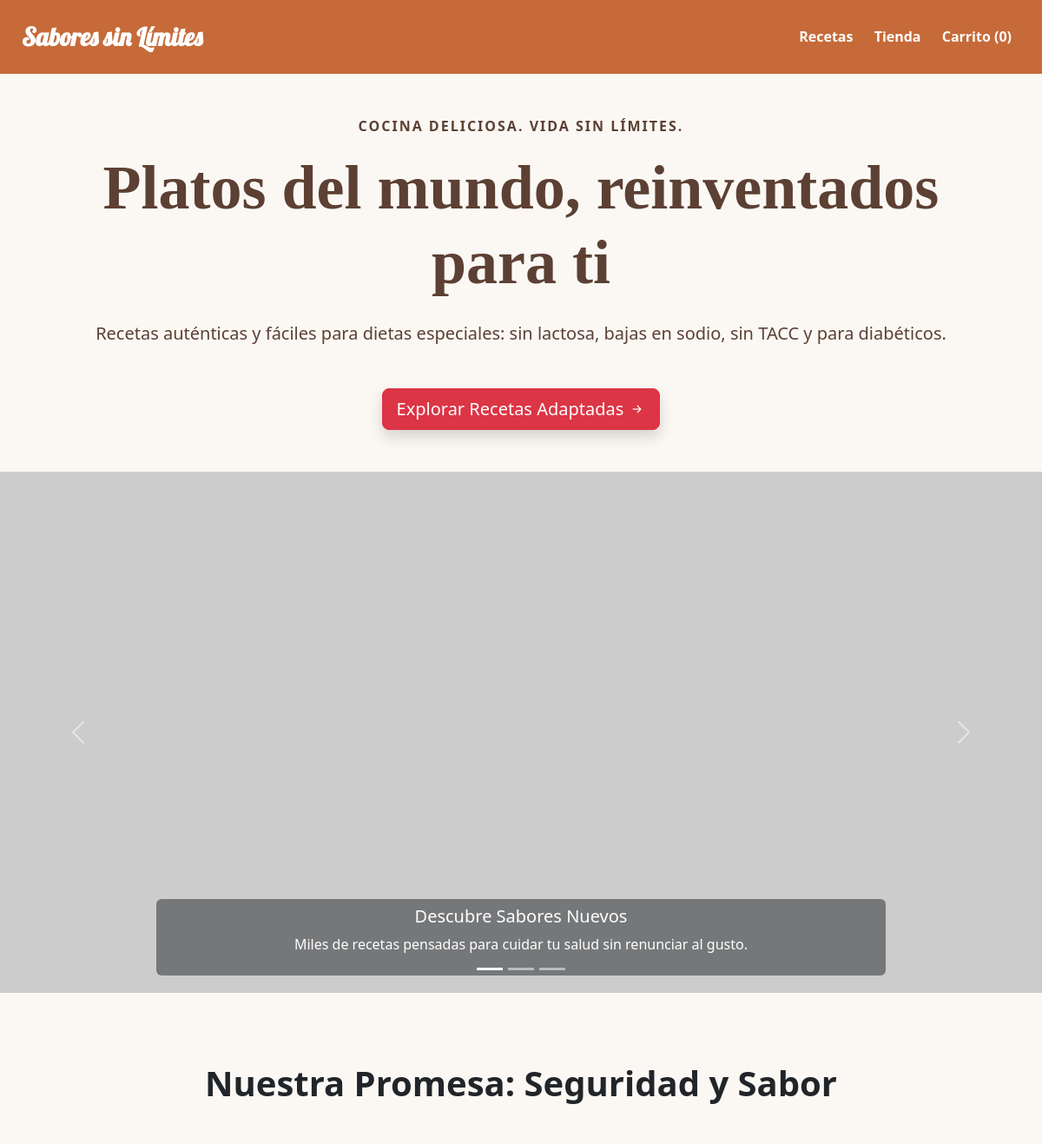
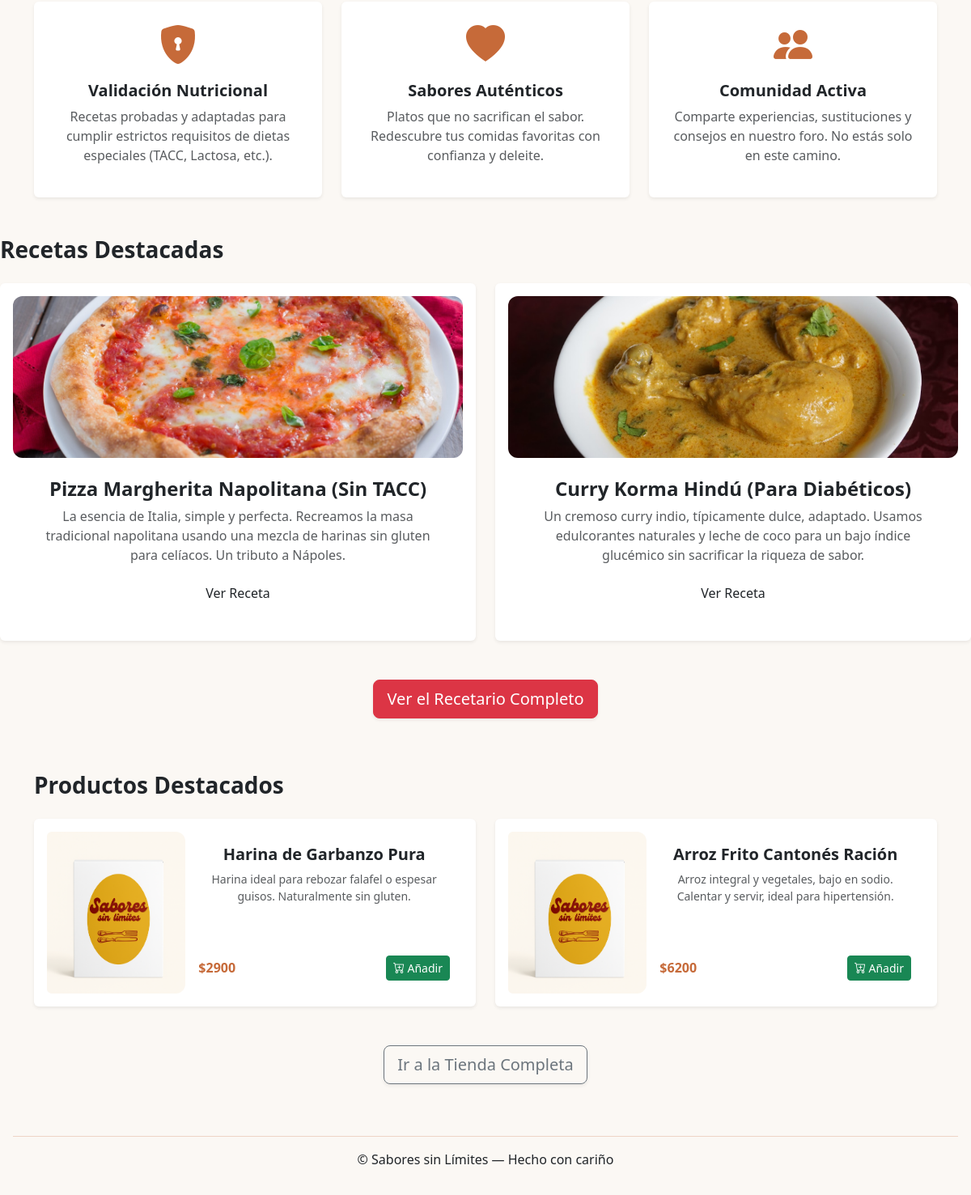
The page / on the database its author committed (2 pictures, top to bottom).
### tables this page shows
CREATE TABLE recipes (
    id INTEGER PRIMARY KEY AUTOINCREMENT,
    title TEXT NOT NULL,
    description TEXT NOT NULL,
    image TEXT NOT NULL,
    type TEXT NOT NULL,
    nutrition TEXT,
    ingredients TEXT,
    instructions TEXT 
);

CREATE TABLE products (
    id INTEGER PRIMARY KEY AUTOINCREMENT,
    name TEXT NOT NULL,
    description TEXT,
    image TEXT,
    tipo_dieta TEXT,
    category TEXT,
    price INT
);

### app.py (the view)
@app.route("/")
def index():
    db = get_db()
    recipes = db.execute("SELECT * FROM recipes ORDER BY RANDOM() LIMIT 2").fetchall()
    featured_products = db.execute("SELECT * FROM products ORDER BY RANDOM() LIMIT 2").fetchall()
    return render_template(
        "index.html",
        recipes=recipes,
        featured_products=featured_products
    )

### app.py (called while the page is built)
def get_db():
    db = getattr(g, "_database", None)
    if db is None:
        db = g._database = sqlite3.connect(DATABASE)
        db.row_factory = sqlite3.Row
    return db

@app.teardown_appcontext
def close_connection(exception):
    db = getattr(g, "_database", None)
    if db is not None:
        db.close()

### templates/index.html (shortened to what this page needs)
<!doctype html>
<html lang="es">
<head>
  <link rel="stylesheet" href="{{url_for('static', filename='css/style.css')}}">
  <link href="https://cdn.jsdelivr.net/npm/bootstrap@5.3.8/dist/css/bootstrap.min.css" rel="stylesheet" xintegrity="sha384-sRIl4kxILFvY47J16cr9ZwB07vP4J8+LH7qKQnuqkuIAvNWLzeN8tE5YBujZqJLB">
  <link rel="stylesheet" href="https://cdn.jsdelivr.net/npm/bootstrap-icons@1.11.3/font/bootstrap-icons.min.css">
</head>
<body style="background-color: #fbf8f4;">
  <header class="navbar" style="padding: 25px;">
    <div class="brand">
      <a href="{{ url_for('index') }}" style="display:flex; align-items:center; text-decoration:none; color:white;">
        <h1><b>Sabores sin Límites</b></h1>
      </a>
    </div>
    <nav class="nav-links">
      <a href="{{ url_for('recipes') }}">Recetas</a>
      <a href="{{url_for('shop') }}">Tienda</a>
      <a href="{{ url_for('cart') }}">Carrito ({{ session.get('cart', [])|length }})</a>
    </nav>
  </header>
  <main>
    <section class="hero container pt-5 pb-5 pt-md-28 pb-md-4 text-center">
      <div class="row align-items-center">
        <div class="col-12 mx-auto" style="color:#5c4033;">
          <span class="d-inline-block mb-3 text-uppercase fw-semibold" style="letter-spacing: 2px;">Cocina Deliciosa. Vida sin Límites.</span>
          <h1 class="main-title display-2 fw-bold" style="font-family: 'Prata', serif; font-weight: 500;">
            Platos del mundo, reinventados para ti
          </h1>
          <p class="lead mb-4 mt-4 main-subtitle mw-lg mx-auto">
            Recetas auténticas y fáciles para dietas especiales: sin lactosa, bajas en sodio, sin TACC y para diabéticos.
          </p>
          <a href="{{ url_for('recipes') }}" class="btn btn-danger btn-lg my-4 shadow">Explorar Recetas Adaptadas <i class="bi bi-arrow-right-short"></i></a>
        </div>
      </div>
    </section>
    <div id="carouselExampleCaptions" class="carousel slide" data-bs-ride="carousel" style="margin-bottom: 2rem;">
      <div class="carousel-indicators">
        <button type="button" data-bs-target="#carouselExampleCaptions" data-bs-slide-to="0" class="active" aria-current="true" aria-label="Slide 1"></button>
        <button type="button" data-bs-target="#carouselExampleCaptions" data-bs-slide-to="1" aria-label="Slide 2"></button>
        <button type="button" data-bs-target="#carouselExampleCaptions" data-bs-slide-to="2" aria-label="Slide 3"></button>
      </div>
      <div class="carousel-inner">
        <div class="carousel-item active">
          <img src="https://placehold.co/1200x600/e0e0e0/5c4033?text=Descubre+Sabores+Nuevos" class="d-block w-100" alt="Plato principal saludable" style="height: 600px; object-fit: cover;">
          <div class="carousel-caption d-none d-md-block bg-dark bg-opacity-50 p-2 rounded">
            <h5>Descubre Sabores Nuevos</h5>
            <p>Miles de recetas pensadas para cuidar tu salud sin renunciar al gusto.</p>
          </div>
        </div>
      </div>
      <button class="carousel-control-prev" type="button" data-bs-target="#carouselExampleCaptions" data-bs-slide="prev">
        <span class="carousel-control-prev-icon" aria-hidden="true"></span>
      </button>
      <button class="carousel-control-next" type="button" data-bs-target="#carouselExampleCaptions" data-bs-slide="next">
        <span class="carousel-control-next-icon" aria-hidden="true"></span>
      </button>
    </div>
    <section class="container py-5 py-md-5" style="margin-top:20px" >
        <div class="mw-xxl mx-auto text-center mb-5">
            <h2 class="display-6 fw-bold">Nuestra Promesa: Seguridad y Sabor</h2>
        </div>
        <div class="row row-cols-1 row-cols-md-3 g-4">
            <div class="col">
                <div class="card p-4 h-100 border-0 shadow-sm">
                    <i class="bi bi-shield-lock-fill display-5 mb-3" style="color: #c66a39;"></i>
                    <h5 class="fw-bold">Validación Nutricional</h5>
                    <p class="text-muted">Recetas probadas y adaptadas para cumplir estrictos requisitos de dietas especiales (TACC, Lactosa, etc.).</p>
                </div>
            </div>
            <div class="col">
                <div class="card p-4 h-100 border-0 shadow-sm">
                    <i class="bi bi-heart-fill display-5 mb-3" style="color: #c66a39;"></i>
                    <h5 class="fw-bold">Sabores Auténticos</h5>
                    <p class="text-muted">Platos que no sacrifican el sabor. Redescubre tus comidas favoritas con confianza y deleite.</p>
                </div>
            </div>
            <div class="col">
                <div class="card p-4 h-100 border-0 shadow-sm">
                    <i class="bi bi-people-fill display-5 mb-3" style="color: #c66a39;"></i>
                    <h5 class="fw-bold">Comunidad Activa</h5>
                    <p class="text-muted">Comparte experiencias, sustituciones y consejos en nuestro foro. No estás solo en este camino.</p>
                </div>
            </div>
        </div>
    </section>
    <section>
      <h3 class="fw-bold mb-4">Recetas Destacadas</h3>
      <div id="productsGrid" class="row row-cols-1 row-cols-md-2 g-4">
        {% for recipe in recipes %}
        <div class="col">
          <div class="card h-100 shadow-sm border-0">
            <img src="{{ url_for('static', filename='image/' + recipe['image']) }}"
                 alt="{{ recipe['title'] }}"
                 class="card-img-top" style="height: 200px; object-fit: cover;">
            <div class="card-body p-4">
              <h4 class="card-title fw-bold">{{ recipe['title'] }}</h4>
              <p class="card-text text-muted">{{ recipe['description'] }}</p>
              <div class="mt-3">
                <a href="{{ url_for('recipe_detail', recipe_id=recipe['id']) }}" class="btn btn- mt-auto align-self-start">
                  Ver Receta
              </a>
              </div>
            </div>
          </div>
        </div>
        {% endfor %}
      </div>
      <div class="text-center mt-5">
        <a href="{{ url_for('recipes') }}" class="btn btn-danger btn-lg shadow-sm">
          Ver el Recetario Completo
        </a>
      </div>
    </section>
    <section class="container py-5" style="margin-top:18px">
      <h3 class="fw-bold mb-4">Productos Destacados</h3>
      <div id="productsGrid" class="row row-cols-1 row-cols-md-2 g-4">
        {% for product in featured_products %}
        <div class="col">
          <div class="card h-100 shadow-sm border-0">
            <div class="row g-0">
                <div class="col-md-4">
                    <img src="{{ url_for('static', filename='image/' + product['image']) }}"
                         class="img-fluid rounded-start h-100"
                         alt="{{ product['name'] }}"
                         style="object-fit: cover;">
                </div>
                <div class="col-md-8">
                    <div class="card-body d-flex flex-column h-100">
                        <h5 class="card-title fw-bold">{{ product['name'] }}</h5>
                        <p class="card-text small text-muted mb-auto">{{ product['description'] }}</p>
                        <div class="d-flex justify-content-between align-items-center mt-3">
                            <p class="mb-0 fw-bold" style="color: #c66a39;">${{ product['price'] | round(2) }}</p>
                            <a href="{{ url_for('add_to_cart', product_id=product['id']) }}" class="btn btn-success btn-sm">
                                <i class="bi bi-cart-plus"></i> Añadir
                            </a>
                        </div>
                    </div>
                </div>
            </div>
          </div>
        </div>
        {% endfor %}
      </div>
      <div class="text-center mt-5">
        <a href="{{ url_for('shop') }}" class="btn btn-outline-secondary btn-lg shadow-sm">Ir a la Tienda Completa</a>
      </div>
    </section>
<footer class="footer m-3 py-3" style=" background-color: #fbf8f4; border-top: 1px solid #c66a3940;">© Sabores sin Límites — Hecho con cariño </footer>
</main>
</body>
</html>

### static/css/style.css (style rules this page uses)
body { background-color: #fbf8f4; color: #5c4033; font-family: "Montserrat", sans-serif; margin: 0; padding: 0; }
.navbar { background-color: #c66a39; color: white; padding: 25px; display: flex; justify-content: space-between; align-items: center; }
.navbar .brand h1 { font-family: 'Lobster', cursive; margin: 0; font-size: 1.8rem; }
.nav-links a { color: white; text-decoration: none; margin: 0 10px; font-weight: 600; }
.container { padding: 2em; }
.card { background-color: white; border-radius: 15px; box-shadow: 0 4px 8px rgba(0,0,0,0.1); padding: 1em; text-align: center; }
.card img { width: 100%; border-radius: 12px; }
.footer { text-align: center; }

### rows shown on the page
recipes: image (picture), title "Pizza Margherita Napolitana (Sin TACC)", description "La esencia de Italia, simple y perfecta. Recreamos la masa tradicional napolitana usando una mezcla de harinas sin gluten para celíacos. Un tributo a Nápoles."
recipes: image (picture), title "Curry Korma Hindú (Para Diabéticos)", description "Un cremoso curry indio, típicamente dulce, adaptado. Usamos edulcorantes naturales y leche de coco para un bajo índice glucémico sin sacrificar la riqueza de sabor."
products: image (picture), name "Harina de Garbanzo Pura", description "Harina ideal para rebozar falafel o espesar guisos. Naturalmente sin gluten.", price "2900"
products: image (picture), name "Arroz Frito Cantonés Ración", description "Arroz integral y vegetales, bajo en sodio. Calentar y servir, ideal para hipertensión.", price "6200"

### other values the page prints
{{ session.get('cart', [])|length }} "0"
